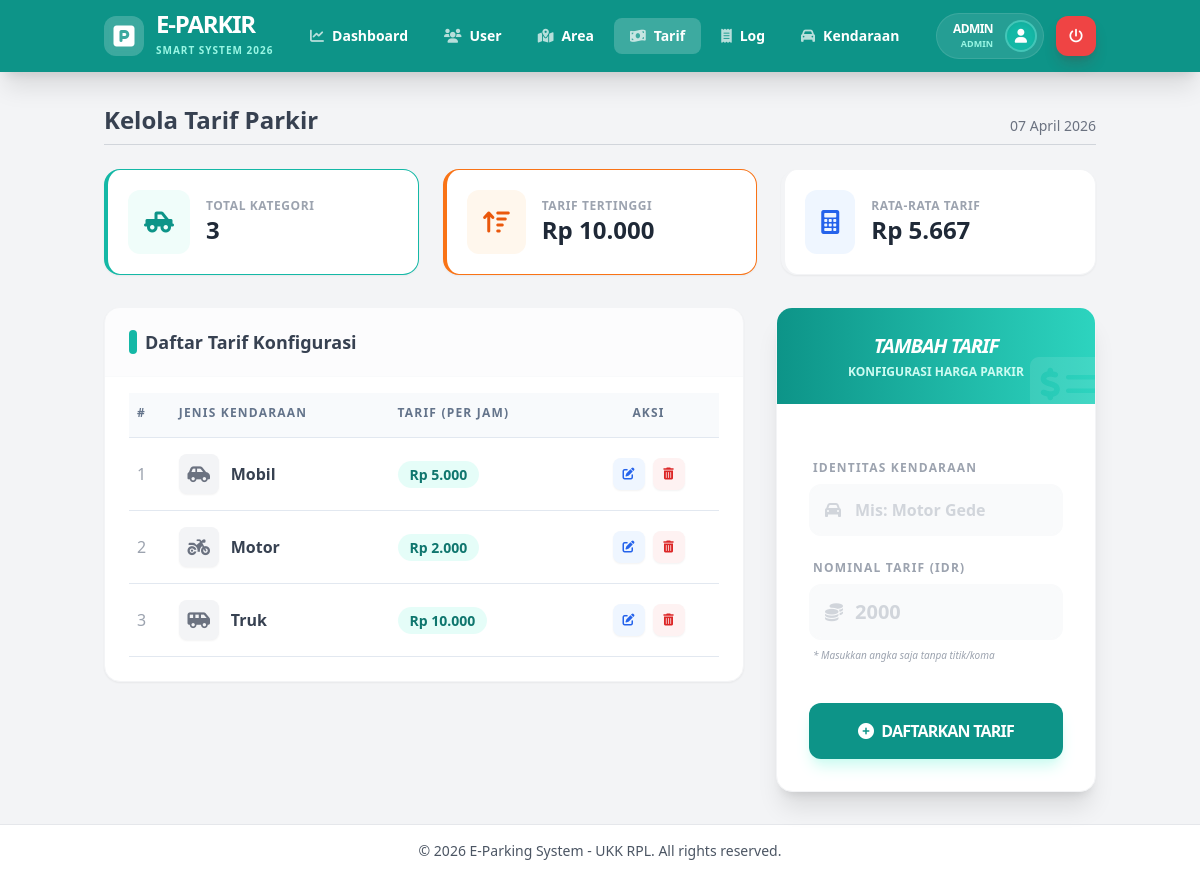
The page /pages/admin/tarif.php (signed in) on the database its author committed.
### tables this page shows
CREATE TABLE IF NOT EXISTS tarif (
    id_tarif INT AUTO_INCREMENT PRIMARY KEY,
    jenis_kendaraan VARCHAR(50) NOT NULL,
    tarif INT NOT NULL  
);

### includes/functions.php (called while the page is built, shortened)
<?php
function formatRupiah($angka) {
    return "Rp " . number_format($angka, 0, ',', '.');
}
?>

### pages/admin/tarif.php (the view, shortened to what this page needs)
<?php
require_once __DIR__ . '/../../config/db.php';
require_once __DIR__ . '/../../includes/functions.php';
$is_edit = false;
$edit_jenis = '';
$edit_tarif = '';
$total_jenis = mysqli_fetch_assoc(mysqli_query($conn, "SELECT COUNT(*) as total FROM tarif"))['total'];
$max_tarif = mysqli_fetch_assoc(mysqli_query($conn, "SELECT MAX(tarif) as max_t FROM tarif"))['max_t'];
$avg_tarif = mysqli_fetch_assoc(mysqli_query($conn, "SELECT AVG(tarif) as avg_t FROM tarif"))['avg_t'];
include __DIR__ . '/../../includes/header.php';
?>
<div class="grid grid-cols-1 md:grid-cols-3 gap-6 mb-8">
    <div class="bg-white rounded-2xl shadow-sm border border-gray-100 p-5 flex items-center space-x-4 hover:shadow-md transition duration-300 border-l-4 border-teal-500">
        <div class="p-4 bg-teal-50 rounded-xl text-teal-600">
            <i class="fas fa-truck-pickup text-2xl"></i>
        </div>
        <div>
            <p class="text-xs font-bold text-gray-400 uppercase tracking-wider">Total Kategori</p>
            <h4 class="text-2xl font-black text-gray-800"><?php echo $total_jenis; ?></h4>
        </div>
    </div>
    <div class="bg-white rounded-2xl shadow-sm border border-gray-100 p-5 flex items-center space-x-4 hover:shadow-md transition duration-300 border-l-4 border-orange-500">
        <div class="p-4 bg-orange-50 rounded-xl text-orange-600">
            <i class="fas fa-arrow-up-wide-short text-2xl"></i>
        </div>
        <div>
            <p class="text-xs font-bold text-gray-400 uppercase tracking-wider">Tarif Tertinggi</p>
            <h4 class="text-2xl font-black text-gray-800"><?php echo formatRupiah($max_tarif ?? 0); ?></h4>
        </div>
    </div>
    <div class="bg-white rounded-2xl shadow-sm border border-gray-100 p-5 flex items-center space-x-4 hover:shadow-md transition duration-300 border-l-4 border-blue-500">
        <div class="p-4 bg-blue-50 rounded-xl text-blue-600">
            <i class="fas fa-calculator text-2xl"></i>
        </div>
        <div>
            <p class="text-xs font-bold text-gray-400 uppercase tracking-wider">Rata-rata Tarif</p>
            <h4 class="text-2xl font-black text-gray-800"><?php echo formatRupiah($avg_tarif ?? 0); ?></h4>
        </div>
    </div>
</div>
<div class="flex flex-col lg:flex-row gap-8">
    <div class="w-full lg:w-2/3">
        <div class="bg-white rounded-2xl shadow-sm border border-gray-100 overflow-hidden">
            <div class="px-6 py-5 border-b border-gray-50 bg-gray-50/50 flex justify-between items-center">
                <div class="flex items-center space-x-2">
                    <div class="w-2 h-6 bg-teal-500 rounded-full"></div>
                    <h3 class="text-lg font-bold text-gray-700">Daftar Tarif Konfigurasi</h3>
                </div>
            </div>
            <div class="overflow-x-auto px-6 pb-6">
                <table class="w-full mt-4">
                    <thead>
                        <tr class="text-left text-gray-400 text-xs font-bold uppercase tracking-widest border-b border-gray-100">
                            <th class="pb-4 px-2">#</th>
                            <th class="pb-4">Jenis Kendaraan</th>
                            <th class="pb-4">Tarif (per Jam)</th>
                            <th class="pb-4 text-center">Aksi</th>
                        </tr>
                    </thead>
                    <tbody class="divide-y divide-gray-50">
                        <?php
                        $query = "SELECT * FROM tarif ORDER BY jenis_kendaraan ASC";
                        $result = mysqli_query($conn, $query);
                        $no = 1;
                        while ($row = mysqli_fetch_assoc($result)):
                        ?>
                        <tr class="group hover:bg-teal-50/30 transition-colors duration-200">
                            <td class="py-4 px-2 text-gray-400 font-medium"><?php echo $no++; ?></td>
                            <td class="py-4">
                                <div class="flex items-center space-x-3">
                                    <div class="w-10 h-10 rounded-lg bg-gray-100 group-hover:bg-white flex items-center justify-center text-gray-500 group-hover:text-teal-600 border border-transparent group-hover:border-teal-100 transition shadow-sm">
                                        <?php
                                            $jenis = strtolower($row['jenis_kendaraan']);
                                            if(strpos($jenis, 'motor') !== false) echo '<i class="fas fa-motorcycle text-lg"></i>';
                                            elseif(strpos($jenis, 'mobil') !== false) echo '<i class="fas fa-car-side text-lg"></i>';
                                            elseif(strpos($jenis, 'sepeda') !== false) echo '<i class="fas fa-bicycle text-lg"></i>';
                                            else echo '<i class="fas fa-van-shuttle text-lg"></i>';
                                        ?>
                                    </div>
                                    <span class="font-bold text-gray-700"><?php echo htmlspecialchars($row['jenis_kendaraan']); ?></span>
                                </div>
                            </td>
                            <td class="py-4 font-black text-teal-700">
                                <span class="bg-teal-100/50 px-3 py-1 rounded-full text-sm"><?php echo formatRupiah($row['tarif']); ?></span>
                            </td>
                            <td class="py-4">
                                <div class="flex justify-center space-x-2">
                                    <a href="tarif.php?edit=<?php echo $row['id_tarif']; ?>" class="w-8 h-8 rounded-lg flex items-center justify-center bg-blue-50 text-blue-600 hover:bg-blue-600 hover:text-white transition shadow-sm" title="Edit">
                                        <i class="fas fa-pen-to-square text-xs"></i>
                                    </a>
                                    <a href="tarif.php?hapus=<?php echo $row['id_tarif']; ?>" class="w-8 h-8 rounded-lg flex items-center justify-center bg-red-50 text-red-600 hover:bg-red-600 hover:text-white transition shadow-sm" title="Hapus" onclick="return confirm('Hapus tarif ini?');">
                                        <i class="fas fa-trash-can text-xs"></i>
                                    </a>
                                </div>
                            </td>
                        </tr>
                        <?php endwhile; ?>
                    </tbody>
                </table>
            </div>
        </div>
    </div>
    <div class="w-full lg:w-1/3">
        <div class="bg-white rounded-2xl shadow-xl border border-gray-100 overflow-hidden sticky top-8">
            <div class="bg-gradient-to-r from-teal-600 to-teal-400 px-6 py-6 text-white text-center relative overflow-hidden">
                <i class="fas fa-money-check-dollar absolute -right-4 -bottom-4 text-7xl opacity-10"></i>
                <h3 class="text-xl font-black italic tracking-tighter">
                    <?php echo $is_edit ? 'PERBARUI DATA' : 'TAMBAH TARIF'; ?>
                </h3>
                <p class="text-teal-100 text-xs font-semibold uppercase mt-1">Konfigurasi Harga parkir</p>
            </div>
            <form method="POST" action="tarif.php" class="p-8 space-y-6">
                <div class="space-y-2">
                    <label class="block text-xs font-black text-gray-400 uppercase tracking-widest pl-1">Identitas Kendaraan</label>
                    <div class="relative group">
                        <div class="absolute inset-y-0 left-0 pl-4 flex items-center pointer-events-none text-gray-300 group-focus-within:text-teal-500 transition">
                        </div>
                        <input type="text" name="jenis" class="w-full pl-11 pr-4 py-3 bg-gray-50 border-2 border-gray-50 rounded-xl focus:outline-none focus:border-teal-500 focus:bg-white transition-all text-gray-700 font-bold placeholder-gray-300"
                        value="<?php echo htmlspecialchars($edit_jenis); ?>" required placeholder="Mis: Motor Gede">
                    </div>
                </div>
                <div class="space-y-2">
                    <label class="block text-xs font-black text-gray-400 uppercase tracking-widest pl-1">Nominal Tarif (IDR)</label>
                    <div class="relative group">
                        <div class="absolute inset-y-0 left-0 pl-4 flex items-center pointer-events-none text-gray-300 group-focus-within:text-teal-500 transition">
                        </div>
                        <input type="number" name="tarif" class="w-full pl-11 pr-4 py-3 bg-gray-50 border-2 border-gray-50 rounded-xl focus:outline-none focus:border-teal-500 focus:bg-white transition-all text-gray-700 font-black text-xl placeholder-gray-300"
                        value="<?php echo htmlspecialchars($edit_tarif); ?>" required placeholder="2000">
                    </div>
                    <p class="text-[10px] text-gray-400 font-medium pl-1 italic">* Masukkan angka saja tanpa titik/koma</p>
                </div>
                <div class="pt-4 space-y-3">
                    <button type="submit" class="w-full bg-teal-600 hover:bg-teal-700 text-white font-black py-4 rounded-xl transition duration-300 shadow-lg shadow-teal-100 flex items-center justify-center space-x-2 uppercase tracking-tighter">
                        <i class="fas <?php echo $is_edit ? 'fa-rotate' : 'fa-plus-circle'; ?>"></i>
                        <span><?php echo $is_edit ? 'Simpan Perubahan' : 'Daftarkan Tarif'; ?></span>
                    </button>
                </div>
            </form>
        </div>
    </div>
</div>
<?php include __DIR__ . '/../../includes/footer.php'; ?>

### assets/style.css (style rules this page uses)
:root { --primary: #0d9488; --secondary: #64748b; --success: #22c55e; --danger: #ef4444; --light: #f1f5f9; --dark: #1e293b; --white: #ffffff; }
* { box-sizing: border_box; margin: 0; padding: 0; font-family: 'Segoe UI', Tahoma, Geneva, Verdana, sans-serif; }
body { background-color: var(--light); color: var(--dark); display: flex; min-height: 100vh; }
table { width: 100%; border-collapse: collapse; }
th, td { padding: 12px 15px; text-align: left; border-bottom: 1px solid #e2e8f0; }
th { background-color: #f8fafc; color: var(--secondary); font-weight: 600; }

### includes/header.php (style rules this page uses)
body { font-family: 'Inter', sans-serif; background-color: #f3f4f6; }

### rows shown on the page
tarif: jenis_kendaraan "Mobil", tarif "Rp 5.000"
tarif: jenis_kendaraan "Motor", tarif "Rp 2.000"
tarif: jenis_kendaraan "Truk", tarif "Rp 10.000"

### other values the page prints
$_SESSION['username'] "ADMIN"
$_SESSION['role'] "ADMIN"
$page_title "Kelola Tarif Parkir"
$total_jenis "3"
formatRupiah($max_tarif ?? 0) "Rp 10.000"
formatRupiah($avg_tarif ?? 0) "Rp 5.667"
